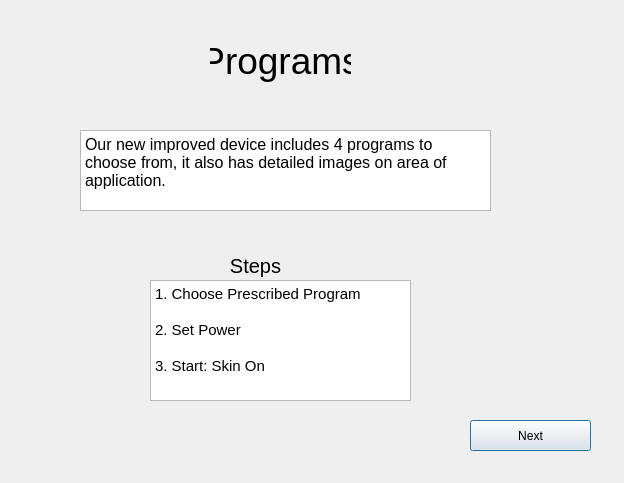
<?xml version="1.0" encoding="UTF-8"?>
<ui version="4.0">
 <class>tutorial</class>
 <widget class="QDialog" name="tutorial">
  <property name="geometry">
   <rect>
    <x>0</x>
    <y>0</y>
    <width>624</width>
    <height>483</height>
   </rect>
  </property>
  <property name="windowTitle">
   <string>Dialog</string>
  </property>
  <widget class="QPushButton" name="pushButton">
   <property name="geometry">
    <rect>
     <x>470</x>
     <y>420</y>
     <width>121</width>
     <height>31</height>
    </rect>
   </property>
   <property name="text">
    <string>Next</string>
   </property>
  </widget>
  <widget class="QTextBrowser" name="textBrowser_2">
   <property name="geometry">
    <rect>
     <x>150</x>
     <y>280</y>
     <width>261</width>
     <height>121</height>
    </rect>
   </property>
   <property name="font">
    <font>
     <pointsize>15</pointsize>
    </font>
   </property>
   <property name="html">
    <string>&lt;!DOCTYPE HTML PUBLIC &quot;-//W3C//DTD HTML 4.0//EN&quot; &quot;http://www.w3.org/TR/REC-html40/strict.dtd&quot;&gt;
&lt;html&gt;&lt;head&gt;&lt;meta name=&quot;qrichtext&quot; content=&quot;1&quot; /&gt;&lt;style type=&quot;text/css&quot;&gt;
p, li { white-space: pre-wrap; }
&lt;/style&gt;&lt;/head&gt;&lt;body style=&quot; font-family:'.SF NS Text'; font-size:15pt; font-weight:400; font-style:normal;&quot;&gt;
&lt;p style=&quot; margin-top:0px; margin-bottom:0px; margin-left:0px; margin-right:0px; -qt-block-indent:0; text-indent:0px;&quot;&gt;&lt;span style=&quot; font-family:'MS Shell Dlg 2'; font-size:11pt;&quot;&gt;1. Choose Prescribed Program&lt;/span&gt;&lt;/p&gt;
&lt;p style=&quot;-qt-paragraph-type:empty; margin-top:0px; margin-bottom:0px; margin-left:0px; margin-right:0px; -qt-block-indent:0; text-indent:0px; font-family:'MS Shell Dlg 2'; font-size:11pt;&quot;&gt;&lt;br /&gt;&lt;/p&gt;
&lt;p style=&quot; margin-top:0px; margin-bottom:0px; margin-left:0px; margin-right:0px; -qt-block-indent:0; text-indent:0px;&quot;&gt;&lt;span style=&quot; font-family:'MS Shell Dlg 2'; font-size:11pt;&quot;&gt;2. Set Power&lt;/span&gt;&lt;/p&gt;
&lt;p style=&quot;-qt-paragraph-type:empty; margin-top:0px; margin-bottom:0px; margin-left:0px; margin-right:0px; -qt-block-indent:0; text-indent:0px; font-family:'MS Shell Dlg 2'; font-size:11pt;&quot;&gt;&lt;br /&gt;&lt;/p&gt;
&lt;p style=&quot; margin-top:0px; margin-bottom:0px; margin-left:0px; margin-right:0px; -qt-block-indent:0; text-indent:0px;&quot;&gt;&lt;span style=&quot; font-family:'MS Shell Dlg 2'; font-size:11pt;&quot;&gt;3. Start: Skin On&lt;/span&gt;&lt;/p&gt;&lt;/body&gt;&lt;/html&gt;</string>
   </property>
  </widget>
  <widget class="QLabel" name="label">
   <property name="geometry">
    <rect>
     <x>210</x>
     <y>20</y>
     <width>141</width>
     <height>81</height>
    </rect>
   </property>
   <property name="font">
    <font>
     <pointsize>28</pointsize>
    </font>
   </property>
   <property name="text">
    <string>Programs</string>
   </property>
   <property name="alignment">
    <set>Qt::AlignCenter</set>
   </property>
  </widget>
  <widget class="QTextBrowser" name="textBrowser">
   <property name="geometry">
    <rect>
     <x>80</x>
     <y>130</y>
     <width>411</width>
     <height>81</height>
    </rect>
   </property>
   <property name="html">
    <string>&lt;!DOCTYPE HTML PUBLIC &quot;-//W3C//DTD HTML 4.0//EN&quot; &quot;http://www.w3.org/TR/REC-html40/strict.dtd&quot;&gt;
&lt;html&gt;&lt;head&gt;&lt;meta name=&quot;qrichtext&quot; content=&quot;1&quot; /&gt;&lt;style type=&quot;text/css&quot;&gt;
p, li { white-space: pre-wrap; }
&lt;/style&gt;&lt;/head&gt;&lt;body style=&quot; font-family:'.SF NS Text'; font-size:13pt; font-weight:400; font-style:normal;&quot;&gt;
&lt;p style=&quot; margin-top:0px; margin-bottom:0px; margin-left:0px; margin-right:0px; -qt-block-indent:0; text-indent:0px;&quot;&gt;&lt;span style=&quot; font-family:'MS Shell Dlg 2'; font-size:12pt;&quot;&gt;Our new improved device includes 4 programs to choose from, it also has detailed images on area of application.&lt;/span&gt;&lt;/p&gt;&lt;/body&gt;&lt;/html&gt;</string>
   </property>
  </widget>
  <widget class="QLabel" name="label_2">
   <property name="geometry">
    <rect>
     <x>210</x>
     <y>250</y>
     <width>91</width>
     <height>31</height>
    </rect>
   </property>
   <property name="font">
    <font>
     <pointsize>15</pointsize>
    </font>
   </property>
   <property name="text">
    <string>Steps</string>
   </property>
   <property name="alignment">
    <set>Qt::AlignCenter</set>
   </property>
  </widget>
 </widget>
 <resources/>
 <connections/>
</ui>
